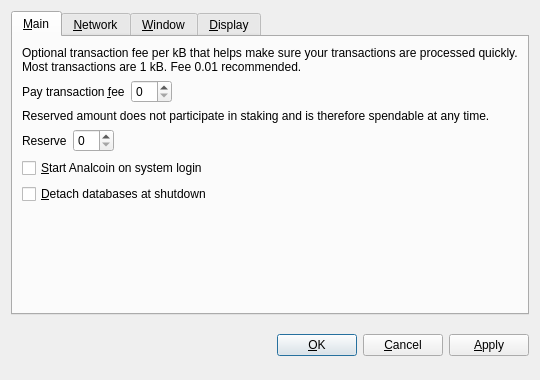
<?xml version="1.0" encoding="UTF-8"?>
<ui version="4.0">
 <class>OptionsDialog</class>
 <widget class="QDialog" name="OptionsDialog">
  <property name="geometry">
   <rect>
    <x>0</x>
    <y>0</y>
    <width>540</width>
    <height>380</height>
   </rect>
  </property>
  <property name="windowTitle">
   <string>Options</string>
  </property>
  <property name="modal">
   <bool>true</bool>
  </property>
  <layout class="QVBoxLayout" name="verticalLayout">
   <item>
    <widget class="QTabWidget" name="tabWidget">
     <property name="tabPosition">
      <enum>QTabWidget::North</enum>
     </property>
     <property name="currentIndex">
      <number>0</number>
     </property>
     <widget class="QWidget" name="tabMain">
      <attribute name="title">
       <string>&amp;Main</string>
      </attribute>
      <layout class="QVBoxLayout" name="verticalLayout_Main">
       <item>
        <widget class="QLabel" name="transactionFeeInfoLabel">
         <property name="text">
          <string>Optional transaction fee per kB that helps make sure your transactions are processed quickly. Most transactions are 1 kB. Fee 0.01 recommended.</string>
         </property>
         <property name="textFormat">
          <enum>Qt::PlainText</enum>
         </property>
         <property name="wordWrap">
          <bool>true</bool>
         </property>
        </widget>
       </item>
       <item>
        <layout class="QHBoxLayout" name="horizontalLayoutFee">
         <item>
          <widget class="QLabel" name="transactionFeeLabel">
           <property name="text">
            <string>Pay transaction &amp;fee</string>
           </property>
           <property name="textFormat">
            <enum>Qt::PlainText</enum>
           </property>
           <property name="buddy">
            <cstring>transactionFee</cstring>
           </property>
          </widget>
         </item>
         <item>
          <widget class="BitcoinAmountField" name="transactionFee"/>
         </item>
         <item>
          <spacer name="horizontalSpacerFee">
           <property name="orientation">
            <enum>Qt::Horizontal</enum>
           </property>
           <property name="sizeHint" stdset="0">
            <size>
             <width>40</width>
             <height>20</height>
            </size>
           </property>
          </spacer>
         </item>
        </layout>
       </item>
       <item>
        <widget class="QLabel" name="reserveBalanceInfoLabel">
         <property name="text">
          <string>Reserved amount does not participate in staking and is therefore spendable at any time.</string>
         </property>
         <property name="textFormat">
          <enum>Qt::PlainText</enum>
         </property>
         <property name="wordWrap">
          <bool>true</bool>
         </property>
        </widget>
       </item>
       <item>
        <layout class="QHBoxLayout" name="horizontalLayoutReserveBalance">
         <item>
          <widget class="QLabel" name="reserveBalanceLabel">
           <property name="text">
            <string>Reserve</string>
           </property>
           <property name="textFormat">
            <enum>Qt::PlainText</enum>
           </property>
           <property name="buddy">
            <cstring>reserveBalance</cstring>
           </property>
          </widget>
         </item>
         <item>
          <widget class="BitcoinAmountField" name="reserveBalance"/>
         </item>
         <item>
          <spacer name="horizontalSpacerReserveBalance">
           <property name="orientation">
            <enum>Qt::Horizontal</enum>
           </property>
           <property name="sizeHint" stdset="0">
            <size>
             <width>40</width>
             <height>20</height>
            </size>
           </property>
          </spacer>
         </item>
        </layout>
       </item>
       <item>
        <widget class="QCheckBox" name="bitcoinAtStartup">
         <property name="toolTip">
          <string>Automatically start Analcoin after logging in to the system.</string>
         </property>
         <property name="text">
          <string>&amp;Start Analcoin on system login</string>
         </property>
        </widget>
       </item>
       <item>
        <widget class="QCheckBox" name="detachDatabases">
         <property name="toolTip">
          <string>Detach block and address databases at shutdown. This means they can be moved to another data directory, but it slows down shutdown. The wallet is always detached.</string>
         </property>
         <property name="text">
          <string>&amp;Detach databases at shutdown</string>
         </property>
        </widget>
       </item>
       <item>
        <spacer name="verticalSpacer_Main">
         <property name="orientation">
          <enum>Qt::Vertical</enum>
         </property>
         <property name="sizeHint" stdset="0">
          <size>
           <width>20</width>
           <height>40</height>
          </size>
         </property>
        </spacer>
       </item>
      </layout>
     </widget>
     <widget class="QWidget" name="tabNetwork">
      <attribute name="title">
       <string>&amp;Network</string>
      </attribute>
      <layout class="QVBoxLayout" name="verticalLayout_Network">
       <item>
        <widget class="QCheckBox" name="mapPortUpnp">
         <property name="toolTip">
          <string>Automatically open the Analcoin client port on the router. This only works when your router supports UPnP and it is enabled.</string>
         </property>
         <property name="text">
          <string>Map port using &amp;UPnP</string>
         </property>
        </widget>
       </item>
       <item>
        <widget class="QCheckBox" name="connectSocks">
         <property name="toolTip">
          <string>Connect to the Analcoin network through a SOCKS proxy (e.g. when connecting through Tor).</string>
         </property>
         <property name="text">
          <string>&amp;Connect through SOCKS proxy:</string>
         </property>
        </widget>
       </item>
       <item>
        <layout class="QHBoxLayout" name="horizontalLayout_Network">
         <item>
          <widget class="QLabel" name="proxyIpLabel">
           <property name="text">
            <string>Proxy &amp;IP:</string>
           </property>
           <property name="textFormat">
            <enum>Qt::PlainText</enum>
           </property>
           <property name="buddy">
            <cstring>proxyIp</cstring>
           </property>
          </widget>
         </item>
         <item>
          <widget class="QValidatedLineEdit" name="proxyIp">
           <property name="maximumSize">
            <size>
             <width>140</width>
             <height>16777215</height>
            </size>
           </property>
           <property name="toolTip">
            <string>IP address of the proxy (e.g. 127.0.0.1)</string>
           </property>
          </widget>
         </item>
         <item>
          <widget class="QLabel" name="proxyPortLabel">
           <property name="text">
            <string>&amp;Port:</string>
           </property>
           <property name="textFormat">
            <enum>Qt::PlainText</enum>
           </property>
           <property name="buddy">
            <cstring>proxyPort</cstring>
           </property>
          </widget>
         </item>
         <item>
          <widget class="QLineEdit" name="proxyPort">
           <property name="maximumSize">
            <size>
             <width>55</width>
             <height>16777215</height>
            </size>
           </property>
           <property name="toolTip">
            <string>Port of the proxy (e.g. 9050)</string>
           </property>
          </widget>
         </item>
         <item>
          <widget class="QLabel" name="socksVersionLabel">
           <property name="text">
            <string>SOCKS &amp;Version:</string>
           </property>
           <property name="textFormat">
            <enum>Qt::PlainText</enum>
           </property>
           <property name="buddy">
            <cstring>socksVersion</cstring>
           </property>
          </widget>
         </item>
         <item>
          <widget class="QValueComboBox" name="socksVersion">
           <property name="toolTip">
            <string>SOCKS version of the proxy (e.g. 5)</string>
           </property>
          </widget>
         </item>
         <item>
          <spacer name="horizontalSpacer_Network">
           <property name="orientation">
            <enum>Qt::Horizontal</enum>
           </property>
           <property name="sizeHint" stdset="0">
            <size>
             <width>40</width>
             <height>20</height>
            </size>
           </property>
          </spacer>
         </item>
        </layout>
       </item>
       <item>
        <spacer name="verticalSpacer_Network">
         <property name="orientation">
          <enum>Qt::Vertical</enum>
         </property>
         <property name="sizeHint" stdset="0">
          <size>
           <width>20</width>
           <height>40</height>
          </size>
         </property>
        </spacer>
       </item>
      </layout>
     </widget>
     <widget class="QWidget" name="tabWindow">
      <attribute name="title">
       <string>&amp;Window</string>
      </attribute>
      <layout class="QVBoxLayout" name="verticalLayout_Window">
       <item>
        <widget class="QCheckBox" name="minimizeToTray">
         <property name="toolTip">
          <string>Show only a tray icon after minimizing the window.</string>
         </property>
         <property name="text">
          <string>&amp;Minimize to the tray instead of the taskbar</string>
         </property>
        </widget>
       </item>
       <item>
        <widget class="QCheckBox" name="minimizeOnClose">
         <property name="toolTip">
          <string>Minimize instead of exit the application when the window is closed. When this option is enabled, the application will be closed only after selecting Quit in the menu.</string>
         </property>
         <property name="text">
          <string>M&amp;inimize on close</string>
         </property>
        </widget>
       </item>
       <item>
        <spacer name="verticalSpacer_Window">
         <property name="orientation">
          <enum>Qt::Vertical</enum>
         </property>
         <property name="sizeHint" stdset="0">
          <size>
           <width>20</width>
           <height>40</height>
          </size>
         </property>
        </spacer>
       </item>
      </layout>
     </widget>
     <widget class="QWidget" name="tabDisplay">
      <attribute name="title">
       <string>&amp;Display</string>
      </attribute>
      <layout class="QVBoxLayout" name="verticalLayout_Display">
       <item>
        <layout class="QHBoxLayout" name="horizontalLayout_1_Display">
         <item>
          <widget class="QLabel" name="langLabel">
           <property name="text">
            <string>User Interface &amp;language:</string>
           </property>
           <property name="textFormat">
            <enum>Qt::PlainText</enum>
           </property>
           <property name="buddy">
            <cstring>lang</cstring>
           </property>
          </widget>
         </item>
         <item>
          <widget class="QValueComboBox" name="lang">
           <property name="toolTip">
            <string>The user interface language can be set here. This setting will take effect after restarting Analcoin.</string>
           </property>
          </widget>
         </item>
        </layout>
       </item>
       <item>
        <layout class="QHBoxLayout" name="horizontalLayout_2_Display">
         <item>
          <widget class="QLabel" name="unitLabel">
           <property name="text">
            <string>&amp;Unit to show amounts in:</string>
           </property>
           <property name="textFormat">
            <enum>Qt::PlainText</enum>
           </property>
           <property name="buddy">
            <cstring>unit</cstring>
           </property>
          </widget>
         </item>
         <item>
          <widget class="QValueComboBox" name="unit">
           <property name="toolTip">
            <string>Choose the default subdivision unit to show in the interface and when sending coins.</string>
           </property>
          </widget>
         </item>
        </layout>
       </item>
       <item>
        <widget class="QCheckBox" name="displayAddresses">
         <property name="toolTip">
          <string>Whether to show Analcoin addresses in the transaction list or not.</string>
         </property>
         <property name="text">
          <string>&amp;Display addresses in transaction list</string>
         </property>
        </widget>
       </item>
       <item>
        <widget class="QCheckBox" name="coinControlFeatures">
         <property name="toolTip">
          <string>Whether to show coin control features or not.</string>
         </property>
         <property name="text">
          <string>Display coin &amp;control features (experts only!)</string>
         </property>
        </widget>
       </item>
       <item>
        <spacer name="verticalSpacer_Display">
         <property name="orientation">
          <enum>Qt::Vertical</enum>
         </property>
         <property name="sizeHint" stdset="0">
          <size>
           <width>20</width>
           <height>40</height>
          </size>
         </property>
        </spacer>
       </item>
      </layout>
     </widget>
    </widget>
   </item>
   <item>
    <layout class="QHBoxLayout" name="horizontalLayout_Buttons">
     <item>
      <spacer name="horizontalSpacer_1">
       <property name="orientation">
        <enum>Qt::Horizontal</enum>
       </property>
       <property name="sizeHint" stdset="0">
        <size>
         <width>40</width>
         <height>48</height>
        </size>
       </property>
      </spacer>
     </item>
     <item>
      <widget class="QLabel" name="statusLabel">
       <property name="font">
        <font>
         <weight>75</weight>
         <bold>true</bold>
        </font>
       </property>
       <property name="text">
        <string/>
       </property>
       <property name="textFormat">
        <enum>Qt::PlainText</enum>
       </property>
       <property name="wordWrap">
        <bool>true</bool>
       </property>
      </widget>
     </item>
     <item>
      <spacer name="horizontalSpacer_2">
       <property name="orientation">
        <enum>Qt::Horizontal</enum>
       </property>
       <property name="sizeHint" stdset="0">
        <size>
         <width>40</width>
         <height>48</height>
        </size>
       </property>
      </spacer>
     </item>
     <item>
      <widget class="QPushButton" name="okButton">
       <property name="text">
        <string>&amp;OK</string>
       </property>
      </widget>
     </item>
     <item>
      <widget class="QPushButton" name="cancelButton">
       <property name="text">
        <string>&amp;Cancel</string>
       </property>
       <property name="autoDefault">
        <bool>false</bool>
       </property>
      </widget>
     </item>
     <item>
      <widget class="QPushButton" name="applyButton">
       <property name="text">
        <string>&amp;Apply</string>
       </property>
       <property name="autoDefault">
        <bool>false</bool>
       </property>
      </widget>
     </item>
    </layout>
   </item>
  </layout>
 </widget>
 <customwidgets>
  <customwidget>
   <class>BitcoinAmountField</class>
   <extends>QSpinBox</extends>
   <header>bitcoinamountfield.h</header>
  </customwidget>
  <customwidget>
   <class>QValueComboBox</class>
   <extends>QComboBox</extends>
   <header>qvaluecombobox.h</header>
  </customwidget>
  <customwidget>
   <class>QValidatedLineEdit</class>
   <extends>QLineEdit</extends>
   <header>qvalidatedlineedit.h</header>
  </customwidget>
 </customwidgets>
 <resources/>
 <connections/>
</ui>
